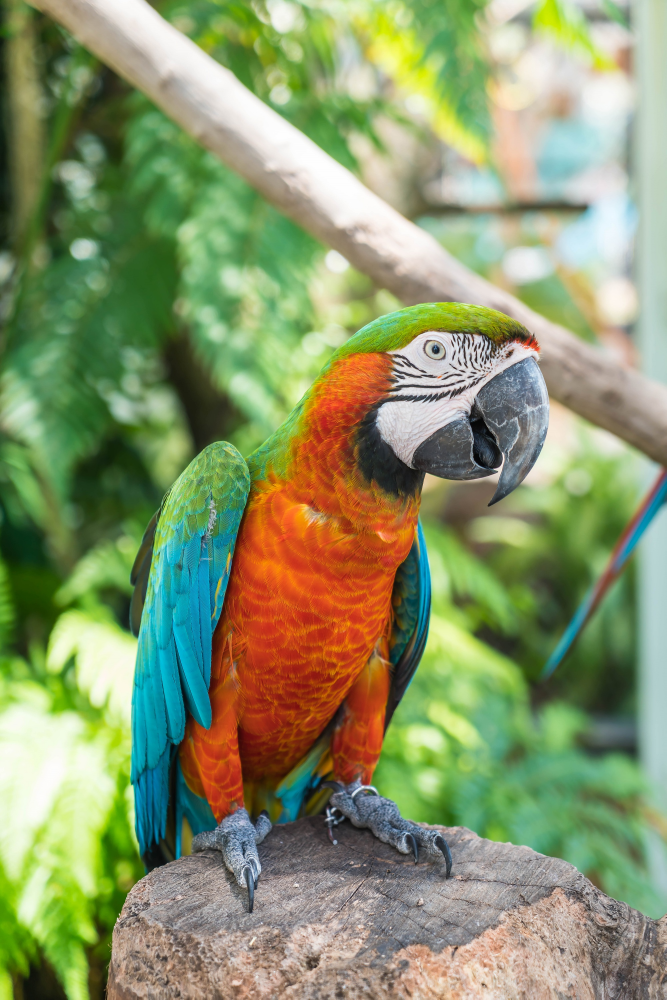
#> input picture data/macau-parrot.jpg, 2000 x 2998 px, found by its file name (shown at 1/3 size)
$ python imageCV.py
#> lines starting #> are read from the running program, lines starting #| are printed output that depends on the picture
import pandas as pd
import numpy as np
import cv2
import random
import matplotlib.pyplot as plt

imageOriginal = cv2.imread("data/macau-parrot.jpg")
#> imageOriginal is the input picture: shape (2998, 2000, 3); mean B, G, R 107.1, 149.1, 136.9
image = cv2.imread("data/macau-parrot.jpg")

dimensoes = image.shape
#> dimensoes = (2998, 2000, 3)
num_elementos = image.size
#> num_elementos = 17988000
tipo_imagem = image.dtype

print(f"Dimensão: {dimensoes}")
#| Dimensão: (2998, 2000, 3)
print(f"Tamanho.: {num_elementos}")
#| Tamanho.: 17988000
print(f"Tipo....: {tipo_imagem}")
#> (printed output is left out)

def criaRandom():
    prim = random.randint(1, 2997)
    seg = random.randint(1, 1999)
    pixel = [prim, seg]
    return pixel

def criarRgb():
    rgb = []
    for a in range(3):
        b = random.randint(0, 255)
        rgb.append(b)
    return rgb
lista = []
for a in range(1000000):
    lista.append(criaRandom())

for linha, coluna in lista:
    image[linha][coluna] = criarRgb()
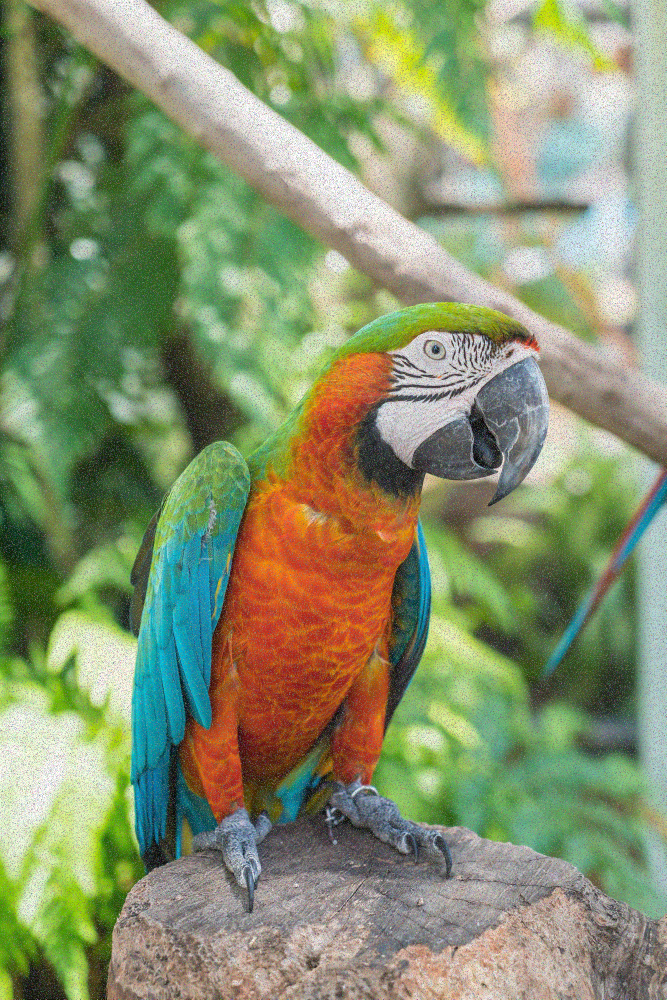
#> image: shape (2998, 2000, 3) (shown at 1/3 size); mean B, G, R 110.2, 145.8, 135.5

cv2.imshow("Imagem Original", imageOriginal)
cv2.waitKey(0)
cv2.imshow("Imagem com Ruido", image)
cv2.waitKey(0)
